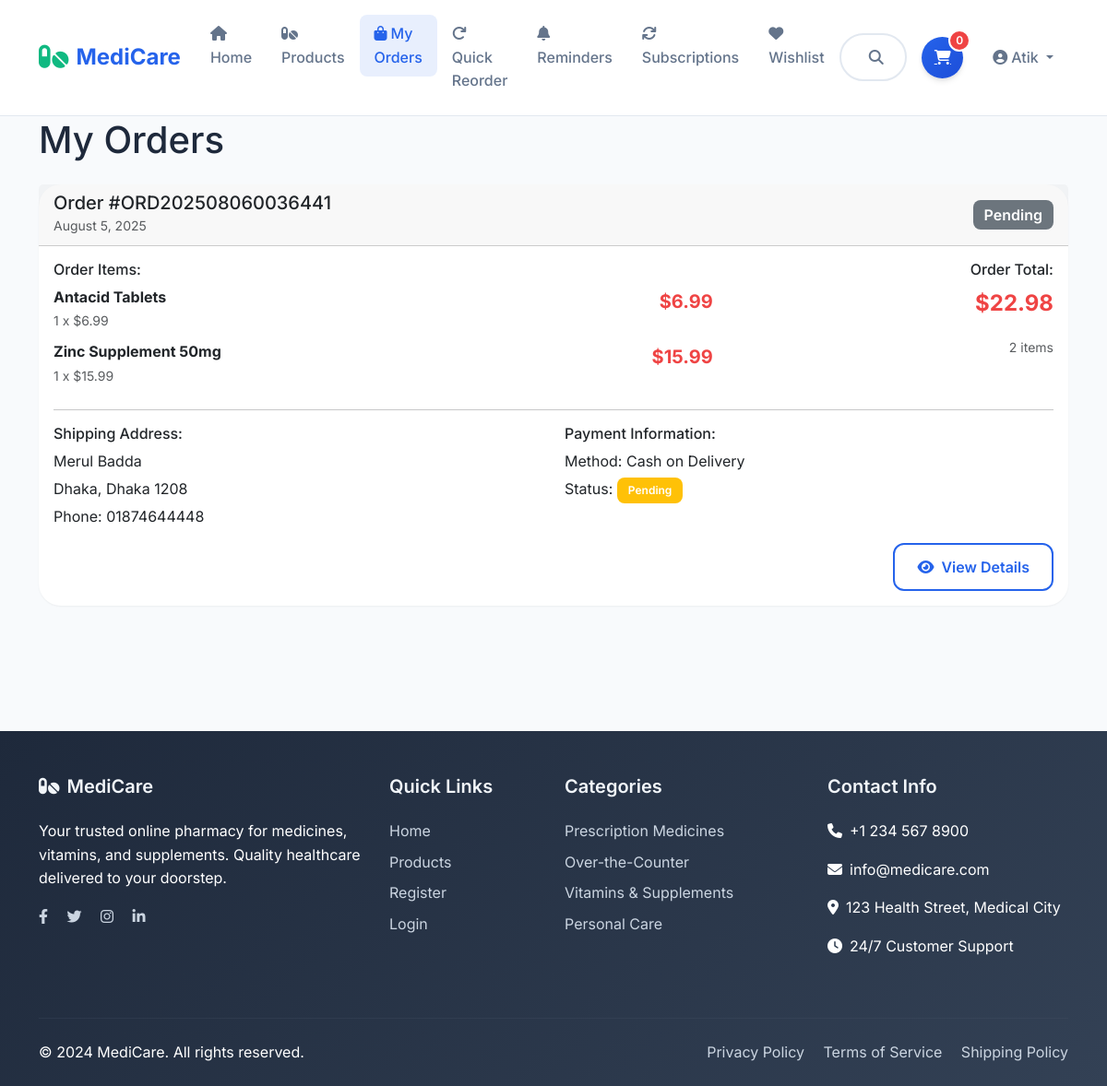
The app's page /orders/orders/ (signed in), older data.
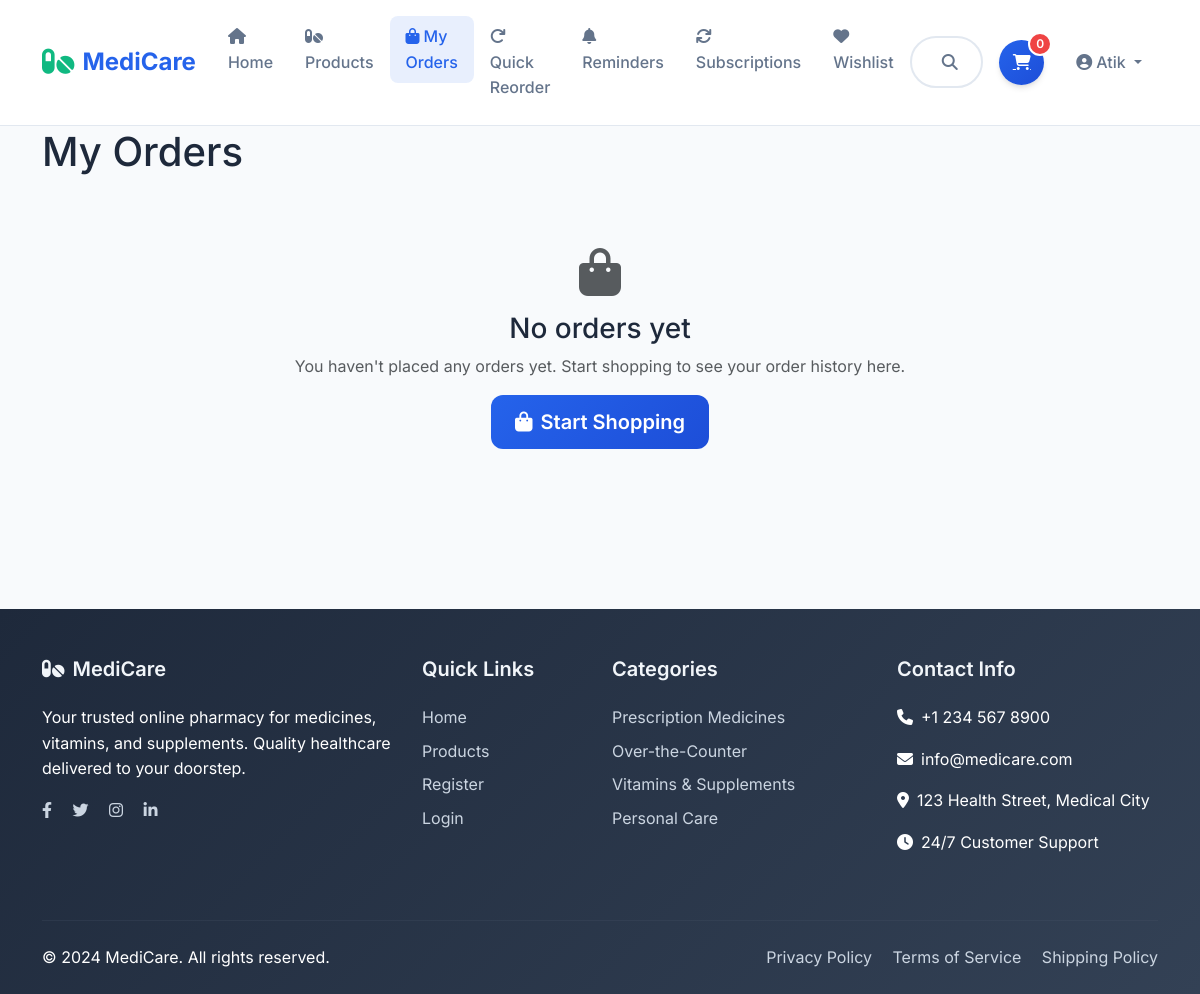
The same page, newer data.
### accounts/models.py (models this page shows, shortened)
class CustomUser(AbstractUser):
    USER_TYPE_CHOICES = (
        ('user', 'User'),
        ('admin', 'Admin'),
    )
    user_type = models.CharField(max_length=10, choices=USER_TYPE_CHOICES, default='user')
    phone_number = models.CharField(max_length=15, blank=True, null=True)
    address = models.TextField(blank=True, null=True)
    date_of_birth = models.DateField(blank=True, null=True)

### orders/models.py (models this page shows, shortened)
class Order(models.Model):
    STATUS_CHOICES = (
        ('pending', 'Pending'),
        ('confirmed', 'Confirmed'),
        ('processing', 'Processing'),
        ('shipped', 'Shipped'),
        ('delivered', 'Delivered'),
        ('cancelled', 'Cancelled'),
    )
    user = models.ForeignKey(settings.AUTH_USER_MODEL, on_delete=models.CASCADE)
    order_number = models.CharField(max_length=20, unique=True)
    status = models.CharField(max_length=20, choices=STATUS_CHOICES, default='pending')
    total_amount = models.DecimalField(max_digits=10, decimal_places=2)
    shipping_address = models.TextField()
    shipping_city = models.CharField(max_length=100)
    shipping_state = models.CharField(max_length=100)
    shipping_zip_code = models.CharField(max_length=10)
    shipping_phone = models.CharField(max_length=15)
    payment_method = models.CharField(max_length=50, default='Cash on Delivery')
    payment_status = models.CharField(max_length=20, default='pending')
    created_at = models.DateTimeField(auto_now_add=True)
    updated_at = models.DateTimeField(auto_now=True)
    class Meta:
        ordering = ['-created_at']

class OrderItem(models.Model):
    order = models.ForeignKey(Order, on_delete=models.CASCADE, related_name='items')
    product = models.ForeignKey(Product, on_delete=models.CASCADE)
    quantity = models.PositiveIntegerField()
    price = models.DecimalField(max_digits=10, decimal_places=2)
    @property
    def total_price(self):
        return self.price * self.quantity

### products/models.py (models this page shows, shortened)
class Product(models.Model):
    PRODUCT_TYPE_CHOICES = (
        ('medicine', 'Medicine'),
        ('supplement', 'Supplement'),
    )
    AVAILABILITY_CHOICES = (
        ('in_stock', 'In Stock'),
        ('out_of_stock', 'Out of Stock'),
        ('limited', 'Limited Stock'),
    )
    name = models.CharField(max_length=200)
    description = models.TextField()
    category = models.ForeignKey(Category, on_delete=models.CASCADE, related_name='products')
    product_type = models.CharField(max_length=20, choices=PRODUCT_TYPE_CHOICES)
    brand = models.CharField(max_length=100)
    price = models.DecimalField(max_digits=10, decimal_places=2)
    sale_price = models.DecimalField(max_digits=10, decimal_places=2, blank=True, null=True)
    stock_quantity = models.PositiveIntegerField(default=0)
    availability = models.CharField(max_length=20, choices=AVAILABILITY_CHOICES, default='out_of_stock')
    image = models.ImageField(upload_to='products/', blank=True, null=True)
    requires_prescription = models.BooleanField(default=False)
    is_featured = models.BooleanField(default=False)
    created_at = models.DateTimeField(auto_now_add=True)
    updated_at = models.DateTimeField(auto_now=True)
    class Meta:
        ordering = ['-created_at']

### orders/views.py (the view)
# urls.py: path('orders/', views.order_list, name='order_list'),
@login_required
def order_list(request):
    orders = Order.objects.filter(user=request.user)
    context = {
        'orders': orders,
    }
    return render(request, 'orders/order_list.html', context)

### templates/orders/order_list.html (shortened to what this page needs)
{% extends 'base.html' %}
{% block content %}
<div class="container py-5">
    <h1 class="mb-4">My Orders</h1>
    {% if orders %}
    <div class="row">
        {% for order in orders %}
        <div class="col-12 mb-4">
            <div class="card">
                <div class="card-header">
                    <div class="row align-items-center">
                        <div class="col-md-6">
                            <h5 class="mb-0">Order #{{ order.order_number }}</h5>
                            <small class="text-muted">{{ order.created_at|date:"F j, Y" }}</small>
                        </div>
                        <div class="col-md-6 text-end">
                            <span class="badge bg-{% if order.status == 'delivered' %}success{% elif order.status == 'shipped' %}info{% elif order.status == 'processing' %}warning{% elif order.status == 'cancelled' %}danger{% else %}secondary{% endif %} fs-6">
                                {% if order.status == 'delivered' %}Delivered{% else %}{{ order.get_status_display }}{% endif %}
                            </span>
                        </div>
                    </div>
                </div>
                <div class="card-body">
                    <div class="row">
                        <div class="col-md-8">
                            <h6>Order Items:</h6>
                            {% for item in order.items.all %}
                            <div class="d-flex justify-content-between align-items-center mb-2">
                                <div>
                                    <strong>{{ item.product.name }}</strong>
                                    <br>
                                    <small class="text-muted">{{ item.quantity }} x ${{ item.price }}</small>
                                </div>
                                <span class="price">${{ item.total_price }}</span>
                            </div>
                            {% endfor %}
                        </div>
                        <div class="col-md-4">
                            <div class="text-end">
                                <h6>Order Total:</h6>
                                <div class="price fs-4">${{ order.total_amount }}</div>
                                <small class="text-muted">{{ order.items.count }} items</small>
                            </div>
                        </div>
                    </div>
                    <hr>
                    <div class="row">
                        <div class="col-md-6">
                            <h6>Shipping Address:</h6>
                            <p class="mb-1">{{ order.shipping_address }}</p>
                            <p class="mb-1">{{ order.shipping_city }}, {{ order.shipping_state }} {{ order.shipping_zip_code }}</p>
                            <p class="mb-0">Phone: {{ order.shipping_phone }}</p>
                        </div>
                        <div class="col-md-6">
                            <h6>Payment Information:</h6>
                            <p class="mb-1">Method: {{ order.payment_method }}</p>
                            <p class="mb-0">Status: <span class="badge bg-{% if order.payment_status == 'paid' %}success{% else %}warning{% endif %}">{{ order.payment_status|title }}</span></p>
                        </div>
                    </div>
                    <div class="text-end mt-3">
                        <a href="{% url 'orders:order_detail' order.id %}" class="btn btn-outline-primary">
                            <i class="fas fa-eye me-2"></i>View Details
                        </a>
                    </div>
                </div>
            </div>
        </div>
        {% endfor %}
    </div>
    {% else %}
    <div class="text-center py-5">
        <i class="fas fa-shopping-bag fa-3x text-muted mb-3"></i>
        <h3>No orders yet</h3>
        <p class="text-muted">You haven't placed any orders yet. Start shopping to see your order history here.</p>
        <a href="{% url 'products:product_list' %}" class="btn btn-primary btn-lg">
            <i class="fas fa-shopping-bag me-2"></i>Start Shopping
        </a>
    </div>
    {% endif %}
</div>
{% endblock %}

### templates/base.html (shortened to what this page needs)
<!DOCTYPE html>
<html lang="en">
<head>
    <link href="https://cdn.jsdelivr.net/npm/bootstrap@5.3.0/dist/css/bootstrap.min.css" rel="stylesheet">
    <link href="https://cdnjs.cloudflare.com/ajax/libs/font-awesome/6.4.0/css/all.min.css" rel="stylesheet">
</head>
<body>
    <nav class="navbar navbar-expand-lg navbar-light fixed-top">
        <div class="container">
            <a class="navbar-brand" href="{% url 'products:home' %}">
                <i class="fas fa-pills"></i>
                <span>MediCare</span>
            </a>
            <div class="collapse navbar-collapse" id="navbarNav">
                <ul class="navbar-nav me-auto">
                    <li class="nav-item">
                        <a class="nav-link {% if request.resolver_match.url_name == 'home' %}active{% endif %}" href="{% url 'products:home' %}">
                            <i class="fas fa-home me-1"></i>Home
                        </a>
                    </li>
                    <li class="nav-item">
                        <a class="nav-link {% if request.resolver_match.url_name == 'product_list' %}active{% endif %}" href="{% url 'products:product_list' %}">
                            <i class="fas fa-pills me-1"></i>Products
                        </a>
                    </li>
                    {% if user.is_authenticated %}
                    <li class="nav-item">
                        <a class="nav-link {% if request.resolver_match.url_name == 'order_list' %}active{% endif %}" href="{% url 'orders:order_list' %}">
                            <i class="fas fa-shopping-bag me-1"></i>My Orders
                        </a>
                    </li>
                    <li class="nav-item">
                        <a class="nav-link {% if request.resolver_match.url_name == 'smart_refills' %}active{% endif %}" href="{% url 'orders:smart_refills' %}">
                            <i class="fas fa-redo me-1"></i>Quick Reorder
                        </a>
                    </li>
                    <li class="nav-item">
                        <a class="nav-link {% if request.resolver_match.url_name == 'medicine_reminders' %}active{% endif %}" href="{% url 'orders:medicine_reminders' %}">
                            <i class="fas fa-bell me-1"></i>Reminders
                        </a>
                    </li>
                    <li class="nav-item">
                        <a class="nav-link {% if request.resolver_match.url_name == 'subscriptions' %}active{% endif %}" href="{% url 'orders:subscriptions' %}">
                            <i class="fas fa-sync me-1"></i>Subscriptions
                        </a>
                    </li>
                    <li class="nav-item">
                        <a class="nav-link {% if request.resolver_match.url_name == 'wishlist' %}active{% endif %}" href="{% url 'products:wishlist' %}">
                            <i class="fas fa-heart me-1"></i>Wishlist
                        </a>
                    </li>
                    {% endif %}
                </ul>
                <form class="search-form d-flex me-3" method="GET" action="{% url 'products:product_list' %}">
                    <button class="btn" type="submit">
                        <i class="fas fa-search"></i>
                    </button>
                    <input class="form-control" type="search" name="q" placeholder="Search medicines, vitamins, supplements..." value="{{ request.GET.q }}">
                </form>
                <div class="position-relative me-3">
                    <a href="{% url 'cart:view_cart' %}" class="cart-icon">
                        <i class="fas fa-shopping-cart"></i>
                        <span class="cart-count">{{ request.session.cart_count|default:0 }}</span>
                    </a>
                </div>
                <ul class="navbar-nav">
                    {% if user.is_authenticated %}
                    <li class="nav-item dropdown">
                        <a class="nav-link dropdown-toggle" href="#" id="navbarDropdown" role="button" data-bs-toggle="dropdown">
                            <i class="fas fa-user-circle me-1"></i>{{ user.username }}
                        </a>
                    </li>
                    {% endif %}
                </ul>
            </div>
        </div>
    </nav>
    <div style="height: 80px;"></div>
    <main>
        {% block content %}
        {% endblock %}
    </main>
    <footer class="footer">
        <div class="container">
            <div class="row">
                <div class="col-lg-4 col-md-6 mb-4">
                    <h5><i class="fas fa-pills me-2"></i>MediCare</h5>
                    <p class="mb-3">Your trusted online pharmacy for medicines, vitamins, and supplements. Quality healthcare delivered to your doorstep.</p>
                    <div class="social-links">
                        <a href="#" class="me-3"><i class="fab fa-facebook-f"></i></a>
                        <a href="#" class="me-3"><i class="fab fa-twitter"></i></a>
                        <a href="#" class="me-3"><i class="fab fa-instagram"></i></a>
                        <a href="#"><i class="fab fa-linkedin-in"></i></a>
                    </div>
                </div>
                <div class="col-lg-2 col-md-6 mb-4">
                    <h5>Quick Links</h5>
                    <ul class="list-unstyled">
                        <li><a href="{% url 'products:home' %}">Home</a></li>
                        <li><a href="{% url 'products:product_list' %}">Products</a></li>
                        <li><a href="{% url 'accounts:register' %}">Register</a></li>
                        <li><a href="{% url 'accounts:login' %}">Login</a></li>
                    </ul>
                </div>
                <div class="col-lg-3 col-md-6 mb-4">
                    <h5>Categories</h5>
                    <ul class="list-unstyled">
                        <li><a href="#">Prescription Medicines</a></li>
                        <li><a href="#">Over-the-Counter</a></li>
                        <li><a href="#">Vitamins & Supplements</a></li>
                        <li><a href="#">Personal Care</a></li>
                    </ul>
                </div>
                <div class="col-lg-3 col-md-6 mb-4">
                    <h5>Contact Info</h5>
                    <p><i class="fas fa-phone me-2"></i>+1 234 567 8900</p>
                    <p><i class="fas fa-envelope me-2"></i>info@medicare.com</p>
                    <p><i class="fas fa-map-marker-alt me-2"></i>123 Health Street, Medical City</p>
                    <p><i class="fas fa-clock me-2"></i>24/7 Customer Support</p>
                </div>
            </div>
            <hr class="my-4" style="border-color: #475569;">
            <div class="row align-items-center">
                <div class="col-md-6">
                    <p class="mb-0">&copy; 2024 MediCare. All rights reserved.</p>
                </div>
                <div class="col-md-6 text-md-end">
                    <a href="#" class="me-3">Privacy Policy</a>
                    <a href="#" class="me-3">Terms of Service</a>
                    <a href="#">Shipping Policy</a>
                </div>
            </div>
        </div>
    </footer>
</body>
</html>
</html>

Row changes from the older to the newer data that the page shows:
removed Order: order_number "ORD202508060036441", created_at "August 5, 2025", status "Pending", total_amount "22.98", items.count "2", shipping_address "Merul Badda", shipping_city "Dhaka", shipping_state "Dhaka", shipping_zip_code "1208", shipping_phone "01874644448", payment_method "Cash on Delivery", payment_status "Pending"
removed OrderItem: product.name "Antacid Tablets", quantity "1", price "6.99", total_price "6.99"
removed OrderItem: product.name "Zinc Supplement 50mg", quantity "1", price "15.99", total_price "15.99"
Text that changed along with them:
text now shown: "No orders yet You haven't placed any orders yet. Start shopping to see your order history here. Start Shopping"
